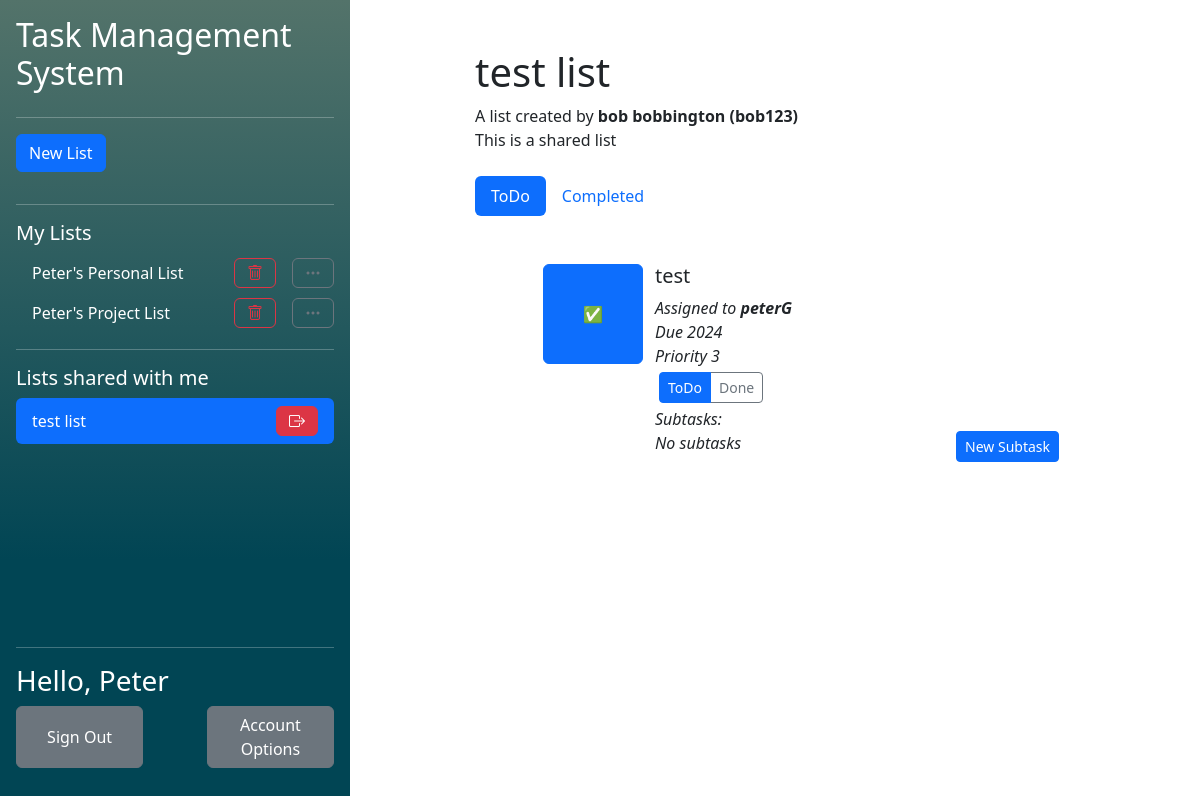
/php/index.php?listid=3 (signed in), run on an earlier commit of the app's database.
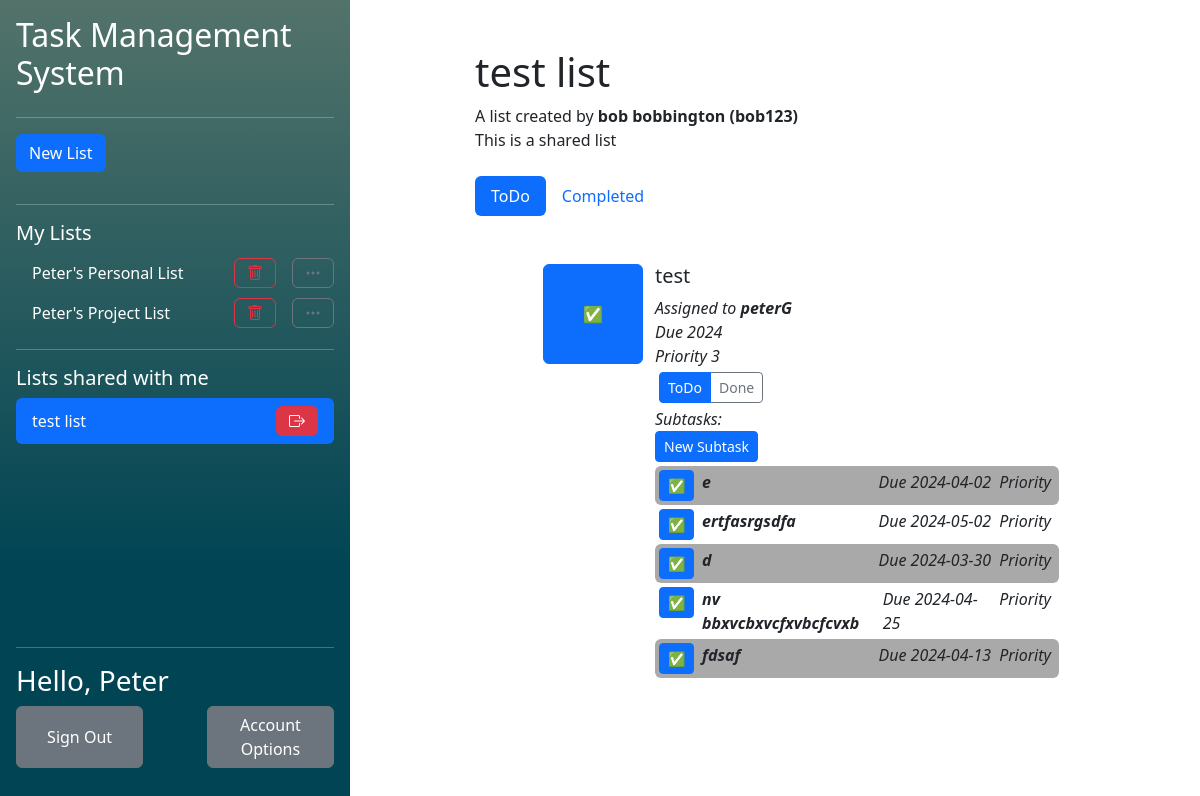
And on a later commit of the database.
### tables this page shows
CREATE TABLE "UserLists" (
	"user_id"	TEXT,
	"list_id"	TEXT,
	"collaborator"	INTEGER,
	"observer"	INTEGER,
	PRIMARY KEY("user_id","list_id"),
	FOREIGN KEY("user_id") REFERENCES "Users"("user_id") ON DELETE CASCADE ON UPDATE CASCADE,
	FOREIGN KEY("list_id") REFERENCES "Lists"("list_id") ON DELETE CASCADE ON UPDATE CASCADE
);

CREATE TABLE "Lists"
(
    list_id        INTEGER not null
        primary key autoincrement,
    list_name      TEXT    not null,
    list_completed REAL    not null
);

CREATE TABLE "Users" (
	"user_id"	INTEGER NOT NULL,
	"user_name"	TEXT NOT NULL UNIQUE,
	"email"	TEXT NOT NULL,
	"password_hash"	TEXT NOT NULL,
	"first_name"	TEXT NOT NULL,
	"last_name"	TEXT NOT NULL,
	PRIMARY KEY("user_id")
);

CREATE TABLE "Tasks" (
	"task_id"	INTEGER NOT NULL,
	"task_name"	TEXT NOT NULL,
	"task_completed"	INTEGER NOT NULL,
	"list_id"	INTEGER NOT NULL,
	"order_in_list"	INTEGER NOT NULL,
	"assigned_collaborator_id"	INTEGER,
	"task_due_date"	INTEGER,
	"task_priority"	INTEGER,
	FOREIGN KEY("assigned_collaborator_id") REFERENCES "Users"("user_id"),
	FOREIGN KEY("list_id") REFERENCES "Lists"("list_id") ON DELETE CASCADE,
	PRIMARY KEY("task_id" AUTOINCREMENT)
);

CREATE TABLE "SubTasks" (
	"sub_task_id"	INTEGER NOT NULL,
	"sub_task_name"	TEXT NOT NULL,
	"sub_task_completed"	INTEGER NOT NULL,
	"task_id"	INTEGER NOT NULL,
	"order_in_task"	INTEGER NOT NULL,
	"sub_task_due_date"	INTEGER,
	"sub_task_priority"	INTEGER,
	FOREIGN KEY("task_id") REFERENCES "Tasks"("task_id"),
	PRIMARY KEY("sub_task_id")
);

### php/components/TaskList.php (the view, shortened to what the rows shown need)
<?php require 'components/NewTaskPopup.php';
$listid = isset($_GET['listid']) ? $_GET['listid'] : false;
?>
<h1>
    <?php if (getListNameFromID($listid) != false) echo getListNameFromID($listid)[0]['list_name']?>
</h1>
<?php if ($listid != false):?>
<?php if(checkUserListAccess(htmlspecialchars($listid), getUIDFromCreds())): ?>
    <button type="button" class="btn btn-primary" data-bs-toggle="modal" data-bs-target="#NewTaskModal">
        New Task
    </button>
<?php else: ?>
    A list created by <b><?php echo getListOwnerFullName($listid)?></b><br/>
<?php endif;?>
<?php if(checkIfListHasCollaborators($listid)): ?>
    This is a shared list
<?php endif;?>
<br/><br/>
<div>
    <ul class="nav nav-pills mb-3" id="pills-tab" role="tablist">
    </ul>
</div>
<div class="tab-content" id="pills-tabContent">
    <div class="tab-pane fade show active" id="pills-todo" role="tabpanel" aria-labelledby="pills-todo-tab" tabindex="0">
        <div class="p-3">
            <ol>
                <?php
                if (getUncompletedTasksFromList($listid) != null):
                foreach (getUncompletedTasksFromList($listid) as $item):?>
                    <ul>
                            <div class="row">
                                <button class='btn btn-primary col' style="flex: none; width: 10%; min-width: 100px; height: 10%; min-height: 100px;" type='submit' name="<?php echo $item['task_id']?>" form="complete<?php echo $item['task_id']?>">✅</button>
                                <div class="col">
                                    <div class="row">
                                        <div class="col">
                                            <h5><?php echo $item['task_name']?></h5>
                                        </div>
                                        <br/>
                                        <?php if(isset($item['assigned_collaborator_id'])){
                                                echo "<i> Assigned to <b>".getUsernameFromUID($item['assigned_collaborator_id']).'</b></i> <br/>';
                                                if (checkUserListAccess($listid, getUIDFromCreds())):?>
                                                <?php endif;
                                            } else if (getListCollaborators($listid) != null): ?>
                                            <div class="p-1"><button class="btn btn-primary btn-sm" onclick="window.location.href='assignUser.php?taskid=<?php echo $item['task_id'];?>'">Assign User</button></div>
                                        <?php endif;?>
                                        <i><?php if(isset($item['task_due_date'])){
                                                echo "Due ".$item['task_due_date'];
                                            } else {
                                                echo 'No due date';
                                            }?></i> <br/>
                                        <i><?php if(($item['task_priority']) != 0){
                                                echo 'Priority '.$item['task_priority'];
                                            } else {
                                                echo 'No priority';
                                            }?></i>
                                    </div>
                                    <div class="">
                                        <ul class="btn-group p-1" id="pills-tab-subtask<?php echo $item['task_id']?>" role="tablist">
                                                <button class="btn btn-outline-primary active btn-sm" id="pills-subtask-uncomplete-<?php echo $item['task_id']?>-tab" data-bs-toggle="pill" data-bs-target="#pills-subtask-uncomplete-<?php echo $item['task_id']?>" type="button" roll="tab">ToDo</button>
                                                <button class="btn btn-outline-secondary btn-sm" id="pills-subtask-complete-<?php echo $item['task_id']?>-tab" data-bs-toggle="pill" data-bs-target="#pills-subtask-complete-<?php echo $item['task_id']?>" type="button" roll="tab">Done</button>
                                        </ul>
                                    </div>
                                    <div class="tab-content" id="pills-tabContent-subtask">
                                        <div class="tab-pane fade show active" id="pills-subtask-uncomplete-<?php echo $item['task_id']?>" role="tabpanel" aria-labelledby="pills-subtask-uncomplete-<?php echo $item['task_id']?>-tab" tabindex="0">
                                            <div class="flex-grow-1 align-middle"><i class="align-middle">Subtasks:</i></div>
                                            <?php if(getUncompletedSubtasksFromTask($item['task_id']) != null): ?>
                                            <div class="d-flex flex-row pb-1">
                                                <div>
                                                    <button class="btn btn-primary btn-sm" type="submit" onclick="window.location.href='newSubTask.php?taskid=<?php echo $item['task_id']?>'">New Subtask</button>
                                                </div>
                                            </div>
                                                <?php $bgcolour = true;?>
                                                <?php foreach (getUncompletedSubtasksFromTask($item['task_id']) as $subtask): ?>
                                                    <div class=" d-flex flex-row rounded"  <?php if($bgcolour) {
                                                                                                echo 'style="background-color: darkgrey"';
                                                                                                $bgcolour = false;
                                                                                                } else{
                                                                                                $bgcolour = true;
                                                                                            }?>>
                                                            <div class="p-1">
                                                                <button form="completeSubtask<?php echo $subtask['sub_task_id']?>" class="btn btn-primary btn-sm" type="submit">✅</button>
                                                            </div>
                                                            <div class="p-1 flex-grow-1">
                                                                <i><b><?php echo $subtask["sub_task_name"];?></b></i>
                                                            </div>
                                                            <div class="p-1">
                                                                <i><?php if(isset($subtask['sub_task_due_date'])){
                                                                        echo "Due ".$subtask['sub_task_due_date'];
                                                                    } else {
                                                                        echo 'No due date';
                                                                    }?></i>
                                                            </div>
                                                                <div class="p-1 pe-2">
                                                                    <i><?php if(($subtask['sub_task_priority']) != 0){
                                                                            echo 'Priority '.$item['sub_task_priority'];
                                                                        } else {
                                                                            echo 'No priority';
                                                                        }?></i>
                                                                </div>
                                                    </div>
                                                <?php endforeach;?>
                                            <?php else:?>
                                            <div class="d-flex">
                                                <i class="flex-grow-1 col">No subtasks</i>
                                                <button class="btn btn-primary btn-sm" type="submit" onclick="window.location.href='newSubTask.php?taskid=<?php echo $item['task_id']?>'">New Subtask</button>
                                            </div>
                                            <?php endif;?>
                                        </div>
                                    </div>
                                </div>
                            </div>
                    </ul>
                <?php endforeach;
                else:?>
                <h2>You have no Tasks!</h2>
                Create a task using the new task button, or ask the list administrator.
                <?php endif;?>
            </ol>
        </div>
    </div>
</div>
<?php else: ?>
<h1>No List selected!</h1>
Create or select a list using the sidebar!
<?php endif;?>

### php/index.php (shortened to what the rows shown need)
<?php
    require ('functions/DatabaseFunctions.php');
    require ('functions/TaskFunctions.php');
    $name = getFirstName();
?>
<?php require "../css/css.php"?>
<?php require "components/pagetop.php"?>
<main class="d-flex flex-nowrap h-100">
    <div class="d-flex flex-column flex-shrink-0 p-3 background align-items-stretch h-100" style="width: 350px">
        <h2>Task Management System</h2>
        <?php require 'components/ListList.php'?>
        <div class="mt-auto">
            <hr/>
            <h3>Hello, <?php echo $name?></h3>
            <form class="d-flex flex-row mb-3 justify-content-between" method="post" action="accountOptions.php">
                <button class="btn btn-secondary" style="width: 40%" type="submit" name="signOut" value="signOut">Sign Out</button>
                <button class="btn btn-secondary" style="width: 40%" type="submit">Account Options</button>
            </form>
        </div>
    </div>
    <div class="mx-auto w-50 m-5">
        <?php require 'components/TaskList.php'?>
    </div>
</main>

### php/components/ListList.php (shortened to what the rows shown need)
<?php $ListIDInURL = isset($_GET['listid']) ? $_GET['listid'] : false;?>
<ul class="nav nav-pills flex-column mb-auto overflow-y-auto">
    <?php
        foreach (getOwnedListsForCurrentUser() as $listID):
            if($listID[0] == $ListIDInURL):?>
                <li class="hstack gap-3 nav-link active text-white">
                    <div class="">
                        <?php echo getListNameFromID($listID[0])[0][0]?>
                    </div>
                    <button class="btn btn-danger ms-auto" onclick="location.href='listAction.php?action=delete&listid=<?php echo $ListIDInURL?>'"><i class="bi bi-trash"></i></button>
                    <button class="btn btn-secondary"  onclick="location.href='modifyList.php?listid=<?php echo $ListIDInURL?>'"><i class="bi bi-three-dots"></i></button>
                </li>
            <?php else:?>
                <li class="hstack gap-3">
                    <div class="nav-link text-white">
                        <a class="navbarList" href="<?php echo "index.php?listid=$listID[0]"?>">
                            <?php echo getListNameFromID($listID[0])[0][0]?>
                        </a>
                    </div>
                    <button class="btn btn-outline-danger ms-auto" onclick="location.href='listAction.php?action=delete&listid=<?php echo $ListIDInURL?>'"><i class="bi bi-trash"></i></button>
                    <button class="btn btn-outline-secondary" onclick="location.href='modifyList.php?listid=<?php echo $ListIDInURL?>'"><i class="bi bi-three-dots"></i></button>
                </li>
            <?php endif;?>
    <?php endforeach;?>
    <?php
    foreach (getCollabListsForCurrentUser() as $listID):
        if($listID[0] == $ListIDInURL):?>
            <li class="hstack gap-3 nav-link active text-white">
                <div class="">
                    <?php echo getListNameFromID($listID[0])[0][0]?>
                </div>
                <button class="btn btn-danger ms-auto" onclick="location.href='listAction.php?action=leave&listid=<?php echo $ListIDInURL?>'"><i class="bi bi-box-arrow-right"></i></button>
            </li>
        <?php endif;?>
    <?php endforeach;?>
</ul>

What changed in the data, as far as the page shows it:
shown differently, row unchanged: tasks "test": no longer shows "No subtasks"
added subtasks: sub_task_name "e", sub_task_due_date "2024-04-02"
added subtasks: sub_task_name "ertfasrgsdfa", sub_task_due_date "2024-05-02"
added subtasks: sub_task_name "d", sub_task_due_date "2024-03-30"
added subtasks: sub_task_name "nv bbxvcbxvcfxvbcfcvxb", sub_task_due_date "2024-04-25"
added subtasks: sub_task_name "fdsaf", sub_task_due_date "2024-04-13"
